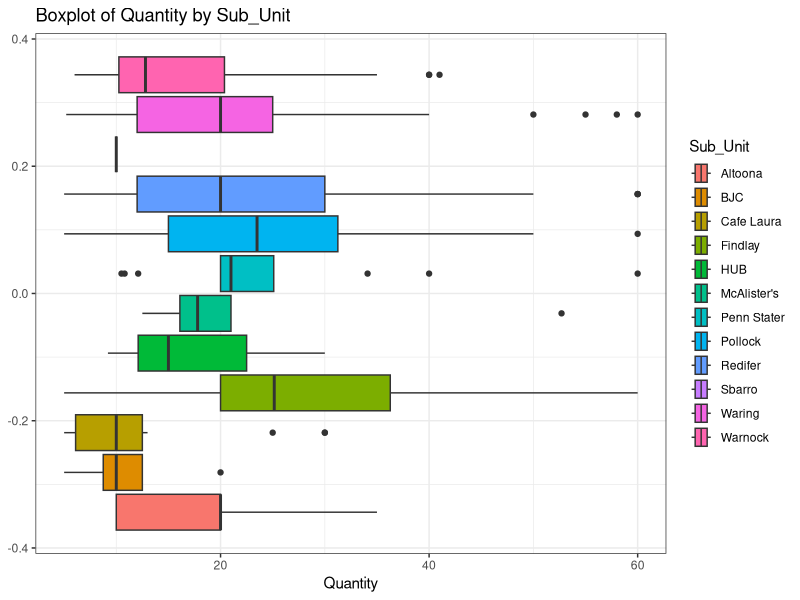
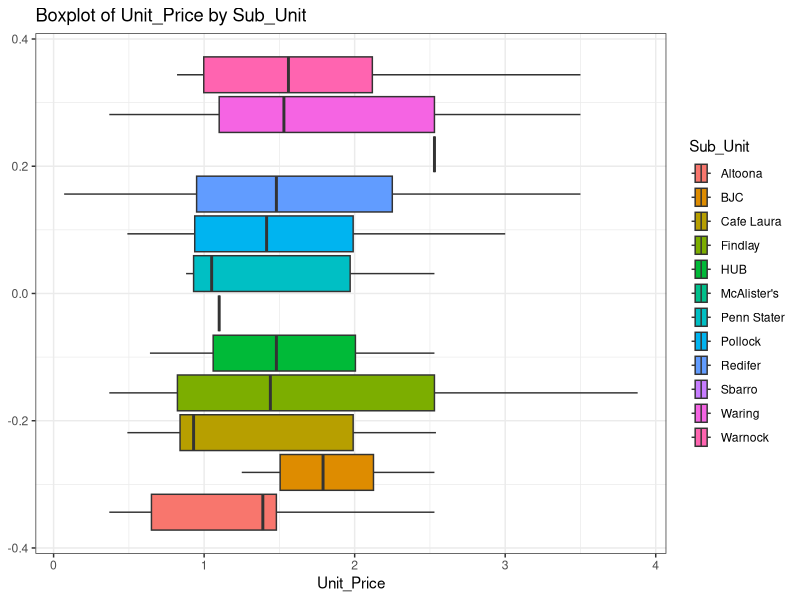
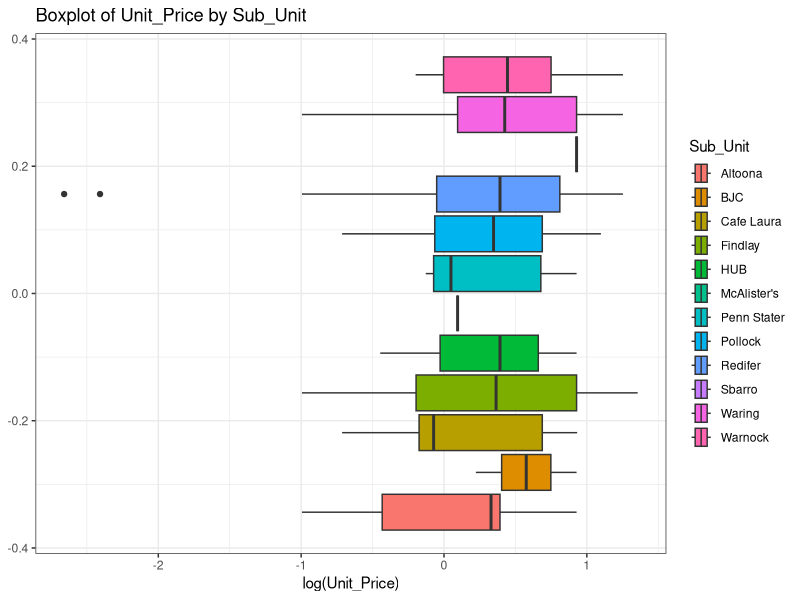
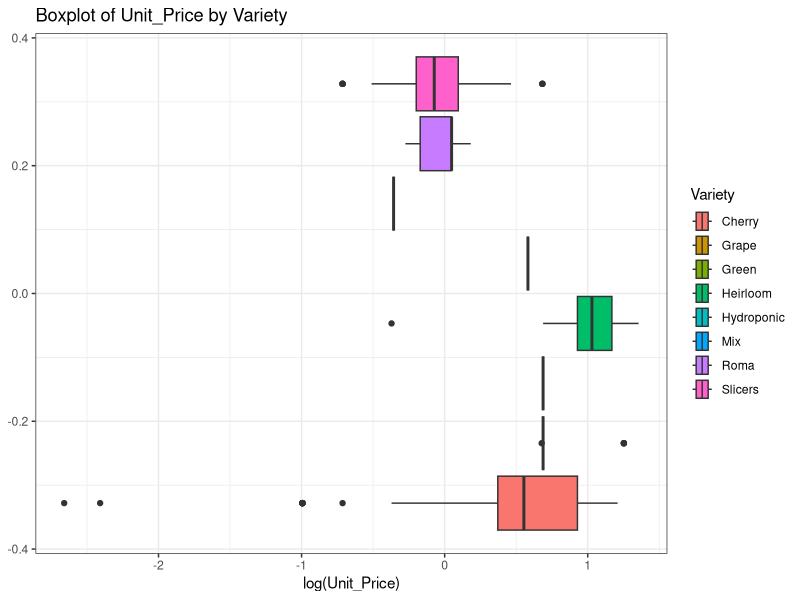
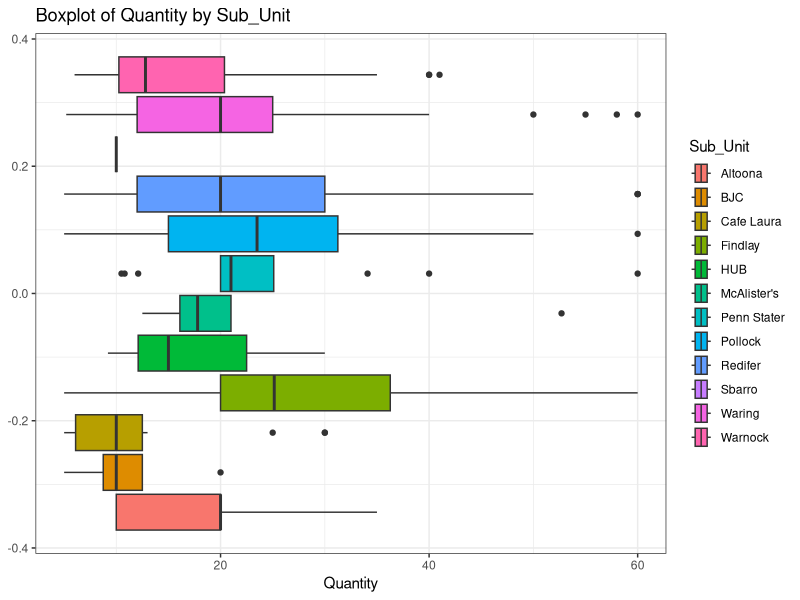
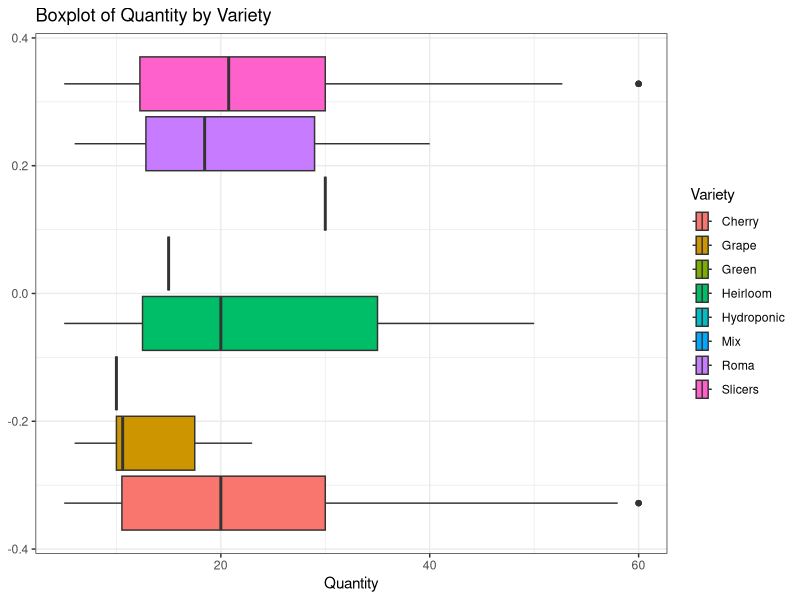
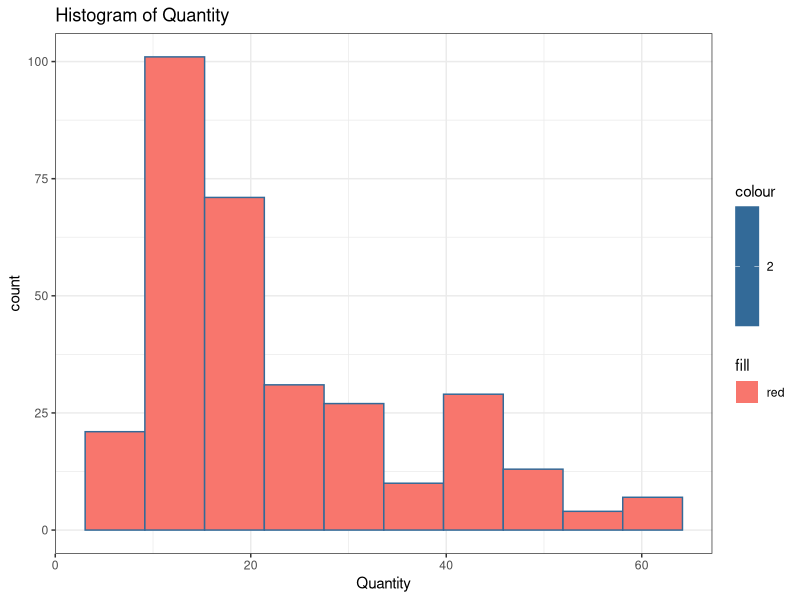
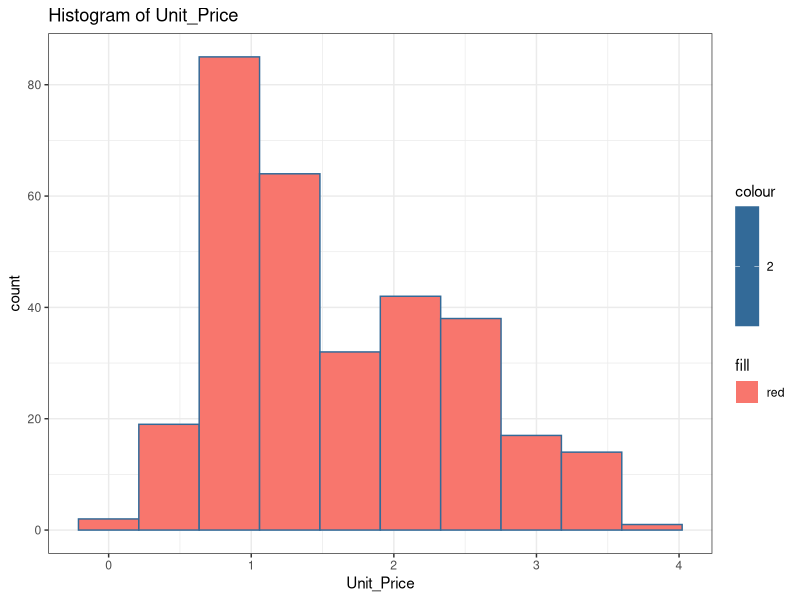

The R source for these figures, in order:
## ---- chunk 1
suppressPackageStartupMessages(library(ggplot2))
suppressPackageStartupMessages(library(tidyverse))
suppressPackageStartupMessages(library(corrplot))
suppressPackageStartupMessages(library(readxl))
#df = read.csv(file.choose(),header = T,stringsAsFactors = T)
farmdat= read_excel("stat_380_studentFarm dataFinal.xlsx")
farmdat2 = read_excel("stat_380_studentFarm dataFinal.xlsx")
## ---- chunk 2
str(farmdat)
## ---- chunk 3
head(farmdat)
## ---- chunk 4
farmdat%>%
  ggplot(aes(Quantity,fill=Sub_Unit))+
  geom_boxplot()+
  labs(title = "Boxplot of Quantity by Sub_Unit")+
  theme_bw()
## ---- chunk 5
farmdat%>%
  ggplot(aes(Unit_Price,fill=Sub_Unit))+
  geom_boxplot()+
  labs(title = "Boxplot of Unit_Price by Sub_Unit")+
  theme_bw()
## ---- chunk 6
farmdat%>%
  ggplot(aes(log(Unit_Price),fill=Sub_Unit))+
  geom_boxplot()+
  labs(title = "Boxplot of Unit_Price by Sub_Unit")+
  theme_bw()
## ---- chunk 7
farmdat%>%
  ggplot(aes(log(Unit_Price),fill=Variety))+
  geom_boxplot()+
  labs(title = "Boxplot of Unit_Price by Variety")+
  theme_bw()
## ---- chunk 8
farmdat%>%
  ggplot(aes(Quantity,fill=Sub_Unit))+
  geom_boxplot()+
  labs(title = "Boxplot of Quantity by Sub_Unit")+
  theme_bw()
## ---- chunk 9
farmdat%>%
  ggplot(aes(Quantity,fill=Variety))+
  geom_boxplot()+
  labs(title = "Boxplot of Quantity by Variety")+
  theme_bw()
## ---- chunk 10
farmdat%>%
  ggplot(aes(Quantity))+
  geom_histogram(bins = 10,aes(fill="red",col=2))+
  labs(title = "Histogram of Quantity")+
  theme_bw()
## ---- chunk 11
farmdat%>%
  ggplot(aes(Unit_Price))+
  geom_histogram(bins = 10,aes(fill="red",col=2))+
  labs(title = "Histogram of Unit_Price")+
  theme_bw()
## ---- chunk 12
Corr = cor(farmdat[sapply(farmdat, is.numeric)])
corrplot(Corr,method = "number")
## ---- chunk 13

summary(aov(log(Quantity)~Variety,data=farmdat2))
## ---- chunk 14

summary(aov(log(Quantity)~Sub_Unit,data=farmdat2))
## ---- chunk 15
TukeyHSD(aov(log(Quantity)~Sub_Unit,data=farmdat2))
## ---- chunk 16
summary(aov(log(Unit_Price)~Variety,data=farmdat2))
## ---- chunk 17
TukeyHSD(aov(log(Unit_Price)~Variety,data=farmdat2))
## ---- chunk 18
summary(aov(log(Unit_Price)~Sub_Unit,data=farmdat2))
